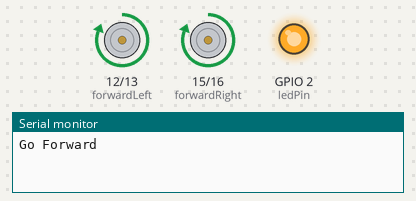
Bench run of a sketch on a simulated ESP8266 (NodeMCU). Shown: motor-driver pin pairs drawn as motors (green arrow = first pin HIGH = forward, orange = second pin HIGH = backward, longer = more drive), output pins drawn as LEDs (lit = HIGH), the last lines printed to the serial monitor.

Above: at 3.5 s.
At 6.5 s:
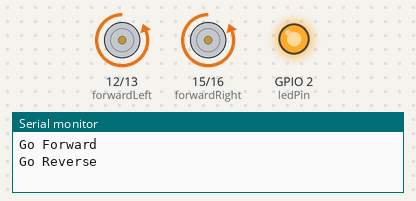
At 9.5 s:
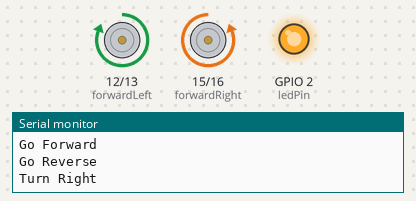
At 12.5 s:
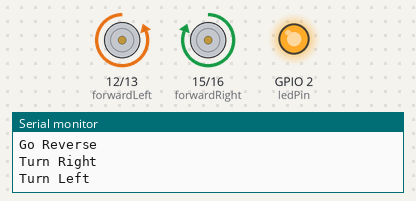
Timing chart, 0 to 17.6 s (numbered marks = the images above):
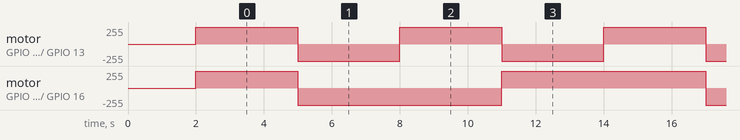

Measured:
- by itself, motor on GPIO 12 (forwardLeft) / GPIO 13 (reverseLeft): alternates forward 255/255 for 3.0 s and backward 255/255 for 3.0 s
- by itself, motor on GPIO 15 (forwardRight) / GPIO 16 (reverseRight): repeats every 12.0 s: backward 255/255 6.0 s, forward 255/255 6.0 s

The sketch:

robotMotoritzat.ino
```cpp
#include <ESP8266WiFi.h>
#include <WebSocketsServer.h>

#define ledPin            2

#define forwardLeft       12
#define reverseLeft       13

#define forwardRight      15
#define reverseRight      16

#define echoSensorLeft    4
#define echoSensorRight   5
#define triggerSensors    14

#define groundSensor      A0

#define unused1           9
#define usused2           10

#define GROUND_COLOR      200

void goForward (){
  digitalWrite (forwardLeft, HIGH);
  digitalWrite (reverseLeft, LOW);

  digitalWrite (forwardRight, HIGH);
  digitalWrite (reverseRight, LOW);
}

void goReverse (){
  digitalWrite (forwardLeft, LOW);
  digitalWrite (reverseLeft, HIGH);

  digitalWrite (forwardRight, LOW);
  digitalWrite (reverseRight, HIGH);
}

void turnLeft (){
  digitalWrite (forwardLeft, LOW);
  digitalWrite (reverseLeft, HIGH);

  digitalWrite (forwardRight, HIGH);
  digitalWrite (reverseRight, LOW);
}

void turnRight (){
  digitalWrite (forwardLeft, HIGH);
  digitalWrite (reverseLeft, LOW);

  digitalWrite (forwardRight, LOW);
  digitalWrite (reverseRight, HIGH);
}

void readUltrasonicSensors (int& left, int& right){
  digitalWrite(triggerSensors, HIGH);        // Sets the trigPin on HIGH state for 10 micro seconds
  delayMicroseconds(10);

  digitalWrite(triggerSensors, LOW);         // Clears the trigPin

  int leftDuration = pulseIn(echoSensorLeft, HIGH);
  left = leftDuration * 0.034 / 2;   // Reads the echoPin, returns the sound wave travel time in microseconds and calculating the distance

  //int rightDuration = pulseIn(echoSensorRight, HIGH);
  //right =  rightDuration * 0.034 / 2; // Reads the echoPin, returns the sound wave travel time in microseconds and calculating the distance
}

bool readGroundOk (){
  return analogRead (groundSensor) >= GROUND_COLOR;
}

void setup() {
  delay(2000);

  Serial.begin(115200);

  pinMode (ledPin, OUTPUT);
  digitalWrite (ledPin, HIGH);

  pinMode (forwardLeft, OUTPUT);
  pinMode (reverseLeft, OUTPUT);

  pinMode (forwardRight, OUTPUT);
  pinMode (reverseRight, OUTPUT);

  pinMode (echoSensorLeft, INPUT);
  pinMode (echoSensorRight, INPUT);
  pinMode (triggerSensors, OUTPUT);
  digitalWrite(triggerSensors, LOW);

  pinMode (groundSensor, INPUT);
}

int leftSensor, rightSensor;

void loop() {

  /*readUltrasonicSensors (leftSensor, rightSensor);
  if (! readGroundOk ()){
    Serial.println ("Go Reverse");
    goReverse();
    delay (100);

    Serial.println ("Turn Left");
    turnLeft ();
    delay (1000);
  }

  if (leftSensor < 20 || rightSensor < 20){
  //if (leftSensor < 20){
    Serial.println ("Go Reverse");
    goReverse();
    delay (100);
  }
  while (leftSensor < 20 || rightSensor < 20){
  //while (leftSensor < 20){
    Serial.println ("Turn Left");
    turnLeft ();
    delay (100);
    readUltrasonicSensors (leftSensor, rightSensor);
  }*/

  Serial.println ("Go Forward");
  goForward ();
  delay(3000);

  Serial.println ("Go Reverse");
  goReverse ();
  delay(3000);

  Serial.println ("Turn Right");
  turnRight ();
  delay(3000);

  Serial.println ("Turn Left");
  turnLeft ();
  delay(3000);
}
```
